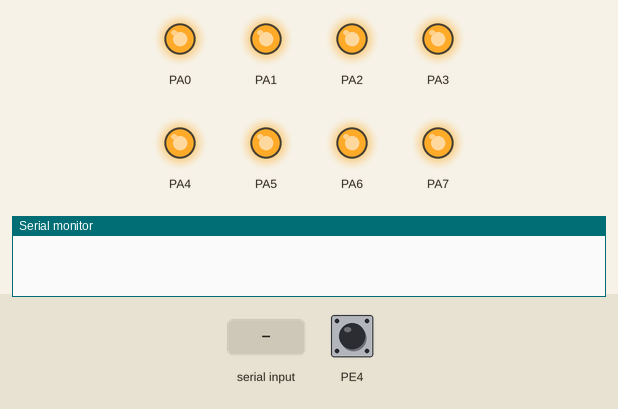
A program run on a simulated ATmega128, built with avr-gcc and emulated at 16 MHz. On the bench: output pins drawn as LEDs (lit = HIGH), the last lines printed to the serial monitor. The test bench sets the inputs (shaded band); at power-on: PE4 HIGH.

Above: at 1.2 s.
1.3 s: "8" received over Serial
At 4.1 s:
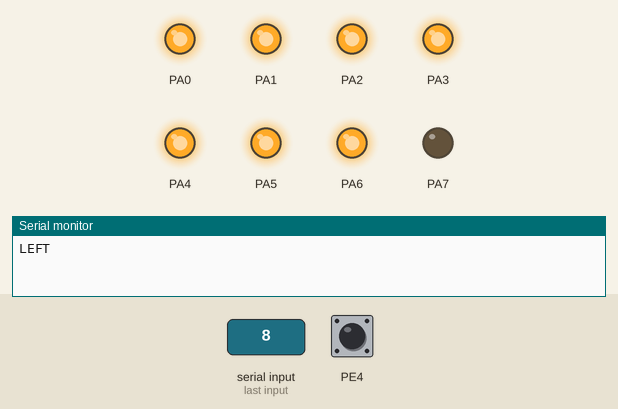
5.8 s: "0" received over Serial
At 6.5 s:
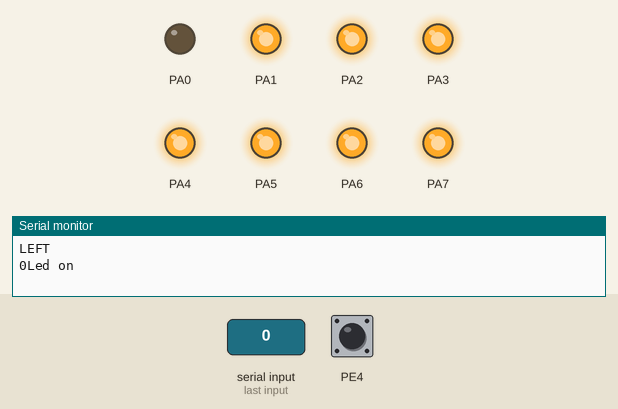
7.3 s: "1" received over Serial
At 7.7 s:
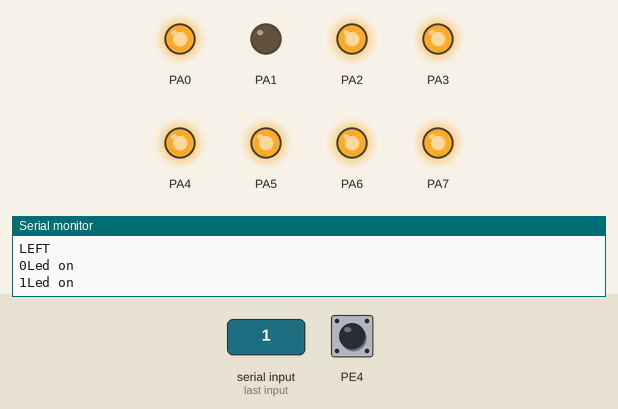
8.8 s: "2" received over Serial
At 10.0 s:
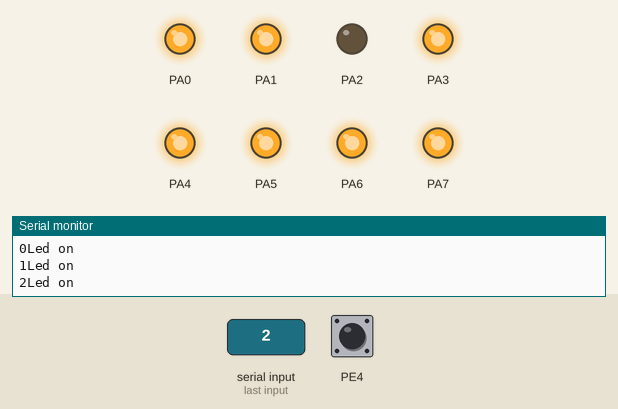
Timing chart, 0 to 11.3 s (numbered marks = the images above; inputs shaded):
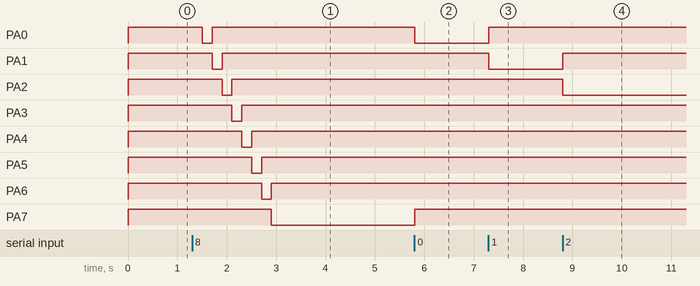

Measured:
- after the input at 1.3 s, PA0: HIGH → LOW after 0.21 s, → HIGH 0.20 s later; PA1: HIGH → LOW after 0.41 s, → HIGH 0.20 s later; PA2: HIGH → LOW after 0.61 s, → HIGH 0.20 s later; PA3: HIGH → LOW after 0.81 s, → HIGH 0.20 s later; PA4: HIGH → LOW after 1.0 s, → HIGH 0.20 s later
- after the input at 5.8 s, PA0: HIGH → LOW at once; PA7: LOW → HIGH at once
- after the input at 7.3 s, PA0: LOW → HIGH at once; PA1: HIGH → LOW at once
- after the input at 8.8 s, PA1: LOW → HIGH at once; PA2: HIGH → LOW at once

The program:

main.c
```c
#define F_CPU 16000000UL // 16MHz 클럭 설정
#include <avr/io.h>
#include <util/delay.h>
#include <avr/interrupt.h>

// UART0 초기화 함수 (보레이트: 9600)
void UART0_Init(unsigned int ubrr) {
	// 속도 설정 (UBRR0H, UBRR0L)
	UBRR0H = (unsigned char)(ubrr >> 8);
	UBRR0L = (unsigned char)ubrr;

	// 송신(TX), 수신(RX) 허용
	UCSR0B = (1 << RXEN0) | (1 << TXEN0);

	// 프레임 형식 설정: 데이터 8비트, 정지 1비트
	UCSR0C = (1 << UCSZ01) | (1 << UCSZ00);
}

// 1바이트 송신 함수
void UART0_Transmit(unsigned char data) {
	// 송신 버퍼가 비어있을 때까지 대기
	while (!(UCSR0A & (1 << UDRE0)));
	// 데이터 전송
	UDR0 = data;
}

// 1바이트 수신 함수
unsigned char UART0_Receive(void) {
	// 데이터가 수신될 때까지 대기
	while (!(UCSR0A & (1 << RXC0)));
	// 수신된 데이터 반환
	return UDR0;
}

// 문자열 송신 함수
void UART0_Print(char *str) {
	while (*str) {
		UART0_Transmit(*str++);
	}
}


unsigned char led[8] = {0b11111110, 0b11111101, 0b11111011, 0b11110111,0b11101111, 0b11011111,0b10111111, 0b01111111};
unsigned int ubrr;

int main() {

	DDRA = 0b11111111;
	PORTA = 0b11111111;
	DDRE = 0b00000000;
	EIMSK = 0b00010000;
	EICRB = 0b00000010;

	sei();
	UART0_Init(103);

	while (1) {
		// 수신된 데이터를 그대로 송신
		unsigned char rxData = UART0_Receive();

		if( rxData == '0'){
			UART0_Print("0Led on\r\n");
			PORTA = 0b11111110;
		}
		else if( rxData == '1'){
			UART0_Print("1Led on\r\n");
			PORTA = 0b11111101;
		}
		else if( rxData == '2'){
			UART0_Print("2Led on\r\n");
			PORTA = 0b11111011;
		}
		else if( rxData == '3'){
			UART0_Print("3Led on\r\n");
			PORTA = 0b11110111;
		}
		else if(rxData == '4'){
			UART0_Print("4Led on\r\n");
			PORTA = 0b11101111;
		}
		else if( rxData == '5'){
			UART0_Print("5Led on\r\n");
			PORTA = 0b11011111;
		}
		else if( rxData == '6'){
			UART0_Print("6Led on\r\n");
			PORTA = 0b10111111;
		}
		else if(rxData == '7'){
			UART0_Print("7Led on\r\n");
			PORTA = 0b01111111;
		}
		else if(rxData == '8'){
			UART0_Print("LEFT\r\n");
			for(int i = 0; i < 8; i++){
				_delay_ms(200);
				PORTA = led[i];
			}
		}
		else if(rxData == '9'){
			UART0_Print("RIGHT\r\n");
			for(int i = 7; i >= 0; i--){
				_delay_ms(200);
				PORTA = led[i];
			}
		}
		else{
			UART0_Print("ERROR\r\n");


		}
	}
}

ISR(INT4_vect){
	UART0_Print("RESET\r\n");
	UART0_Init(103);
}
```
